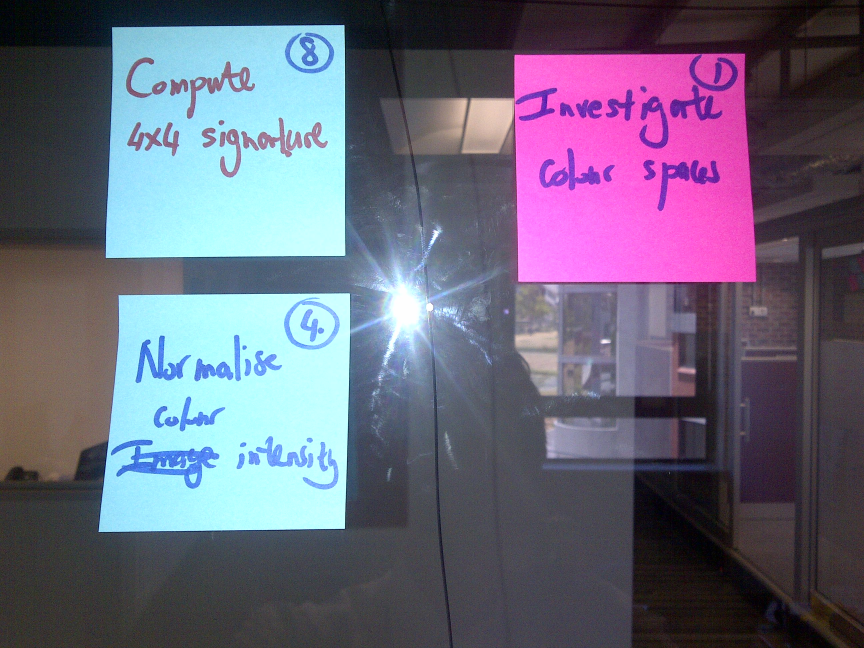
#> input picture test_data/IMG-20121206-00321.jpg, 2592 x 1944 px (shown at 1/3 size)
$ python -i test.py   (imports and definitions only)   (Python 2 division)
#> lines starting #> are read from the running program, lines starting #| are printed output that depends on the picture; after the words box and inside, x2 and y2 are one past the last pixel; in counts of white or black regions, pixels touching at a corner belong together
#This code analysis the similarity between Post-Its
#taken under different lighting conditions.


import cv2
import numpy as np

const_step = 80

#Returns the number of dark/black pixels in each 5X5 grid
#The two commented lines can replace the actual code,to enhance speed
#since for loops take time.
def blackCount(im):
	#row, col = im.shape[:2]
	b = 0
	for x in range(const_step):
		for y in range(const_step):
			if im[x,y] != 255:
				b += 1
	#return row*col - cv2.countNonZero(im)
	return b

#Return normalized version of signatures(between 0 and 1)
def normalize_signature(sign):
	return (sign-sign.min()) / (sign.max() - sign.min())


#5X5 grid of 400X400 image. Returns the image signature(1D array with 25 elements)
#Image shape must be square and dimensions must be a multiple of 5
def grid_signature(im):
	im_sign = np.zeros(25)
	for i in range(5):
		for j in range(5):
			im_temp = im[i*const_step:i*const_step + const_step:1 , j*const_step:j*const_step + const_step:1]	# 5X5 grid extract
			im_sign[i*5 + j] = blackCount(im_temp)
	im_sign = normalize_signature(im_sign)
	return im_sign


#Gets the signatures and checks for similarity
#Returns True for similar and False otherwise.
def compare(sign1,sign2):
	diff = abs(sign1-sign2)
	if diff.max() > 0.4:
		print ' not similar '
		return False
	else:
		print ' similar '
		return True

#Reads and converts a color image to grayscale, then to black and white.
#Also resizes the image. We process 400X400 square images.
def image_preprocessing(imageFilename):
#> called with imageFilename = 'test_data/IMG-20121206-00321.jpg'
	image = cv2.imread(imageFilename)
#> image is the input picture: shape (1944, 2592, 3); mean B, G, R 122.8, 102.2, 105.5
	gray = cv2.cvtColor(image,cv2.COLOR_BGR2GRAY)
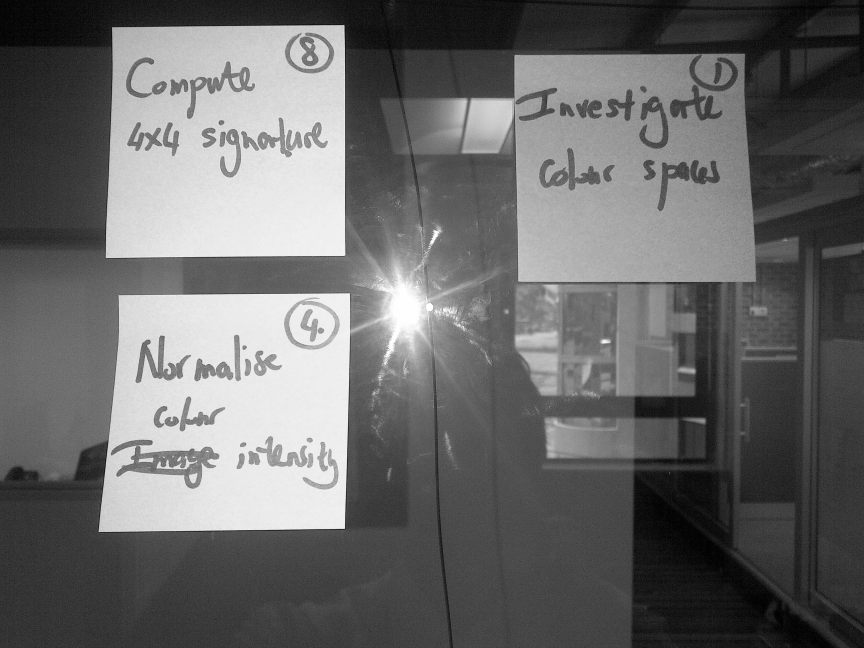
#> gray: shape (1944, 2592) (shown at 1/3 size); min 0, max 255, mean 105.6
	#Conversion to black and white.
	(thresh, im_bw) = cv2.threshold(gray, 128, 255, cv2.THRESH_BINARY | cv2.THRESH_OTSU)
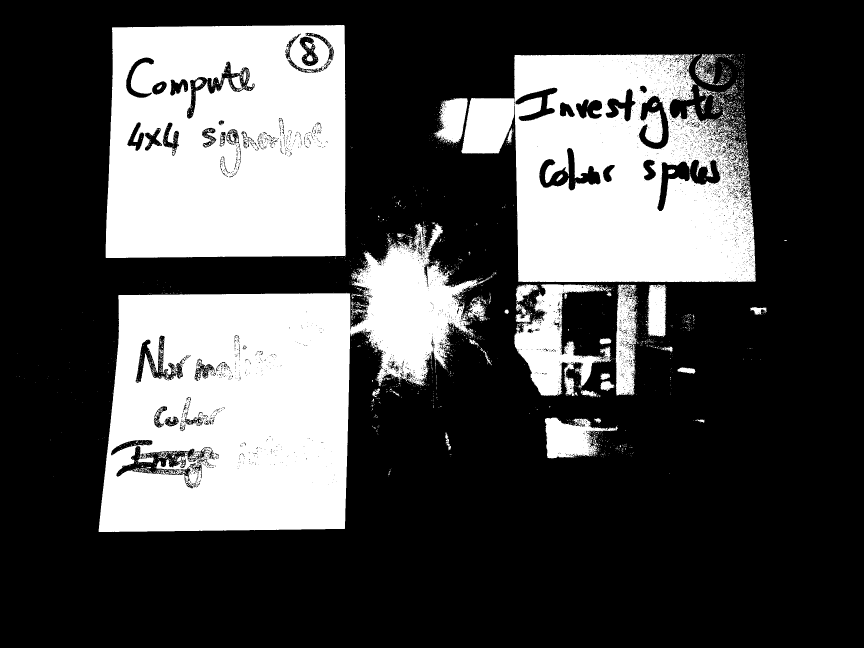
#> im_bw: shape (1944, 2592) (shown at 1/3 size); 30.9% white; 3108 white regions (2952 under 20 px), largest, box (x1, y1, x2, y2) and area: (296, 667, 1463, 1596) 571661, (317, 75, 1037, 774) 458845, (1543, 162, 2268, 846) 386921
#> thresh = 130
	im_bw = cv2.resize(im_bw,(400,400))
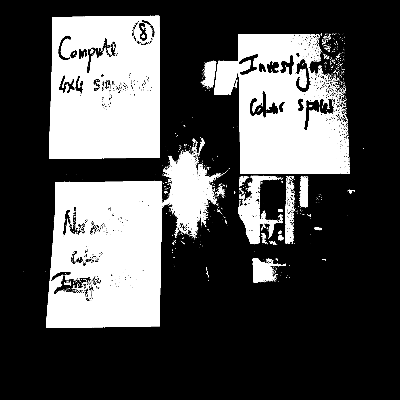
#> im_bw: shape (400, 400); min 0, max 255, mean 78.7
	return im_bw

#im1 and im2 are examples of some post-its. Try with some other examples as well.
#im1 = image_preprocessing('blue1b.jpg')
#im2 = image_preprocessing('pink1b.jpg')
#compare(grid_signature(im1), grid_signature(im2))

>>> result = image_preprocessing('test_data/IMG-20121206-00321.jpg')

$ run again, on test_data/IMG-20121206-00322.jpg
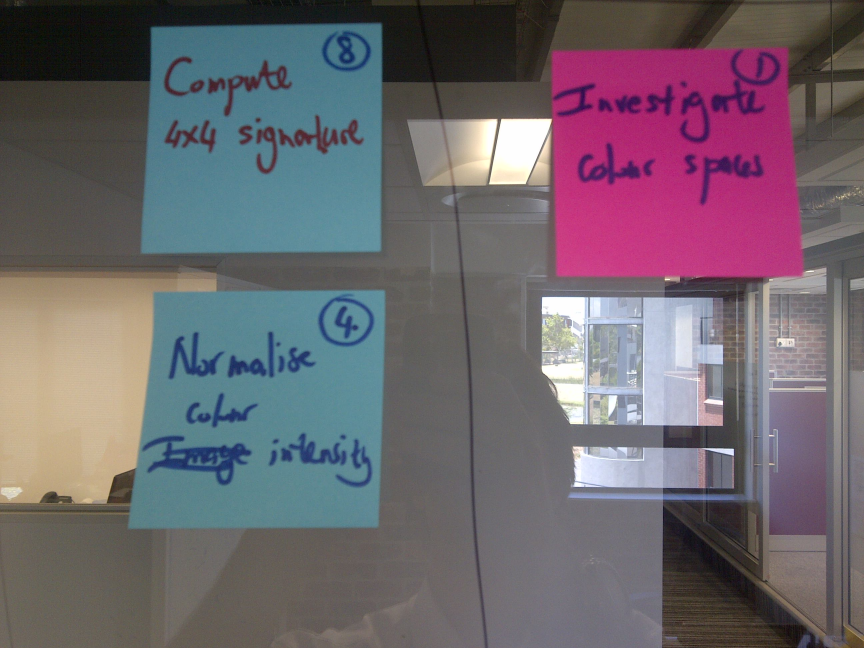
#> input picture test_data/IMG-20121206-00322.jpg, 2592 x 1944 px (shown at 1/3 size)
#> in image_preprocessing, image is the input picture: shape (1944, 2592, 3); mean B, G, R 109, 101.5, 109.7
#> in image_preprocessing, `(thresh, im_bw) = cv2.threshold(gray, 128, 255, cv2.THRESH_BINARY | cv..`:
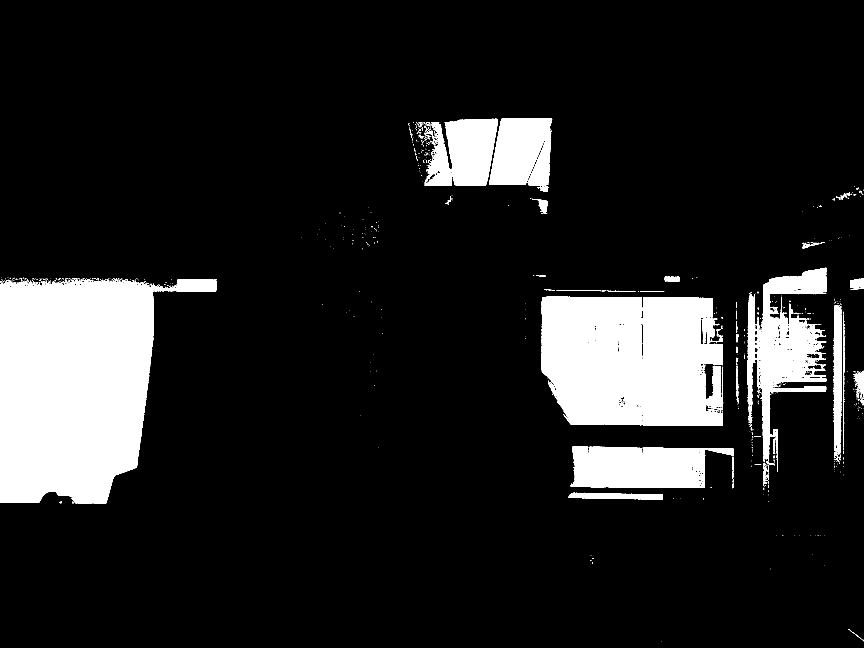
#> im_bw: shape (1944, 2592) (shown at 1/3 size); 13.3% white; 752 white regions (673 under 20 px), largest, box (x1, y1, x2, y2) and area: (0, 837, 649, 1511) 284812, (1624, 890, 2170, 1278) 189205, (2242, 803, 2480, 1416) 57035
#> thresh = 137
#> in image_preprocessing, `im_bw = cv2.resize(im_bw,(400,400))`:
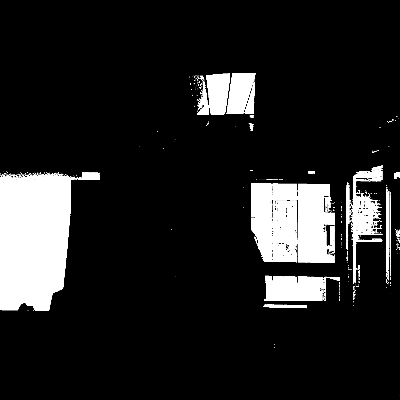
#> im_bw: shape (400, 400); min 0, max 255, mean 34

$ run again, on test_data/IMG-20130110-00368.jpg
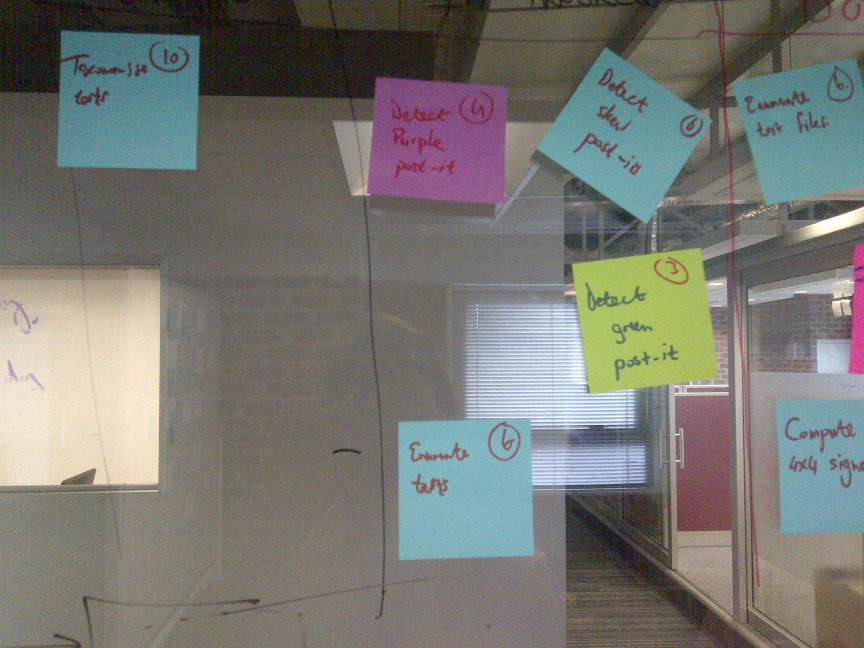
#> input picture test_data/IMG-20130110-00368.jpg, 2592 x 1944 px (shown at 1/3 size)
#> in image_preprocessing, image is the input picture: shape (1944, 2592, 3); mean B, G, R 114.7, 120.5, 120
#> in image_preprocessing, `(thresh, im_bw) = cv2.threshold(gray, 128, 255, cv2.THRESH_BINARY | cv..`:
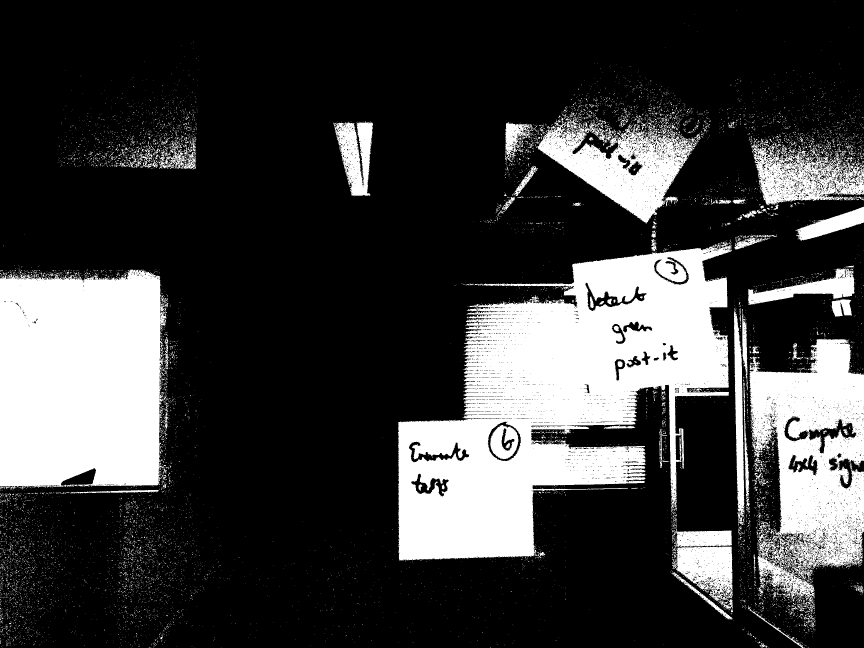
#> im_bw: shape (1944, 2592) (shown at 1/3 size); 24.1% white; 11392 white regions (10976 under 20 px), largest, box (x1, y1, x2, y2) and area: (1194, 729, 2196, 1682) 496695, (0, 809, 505, 1469) 299102, (2248, 1016, 2592, 1822) 164173
#> thresh = 139
#> in image_preprocessing, `im_bw = cv2.resize(im_bw,(400,400))`:
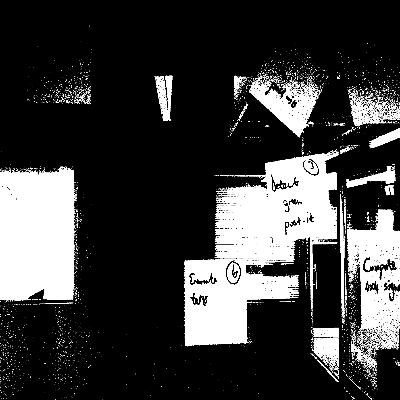
#> im_bw: shape (400, 400); min 0, max 255, mean 61.5

$ run again, on test_data/IMG-20130110-00369.jpg
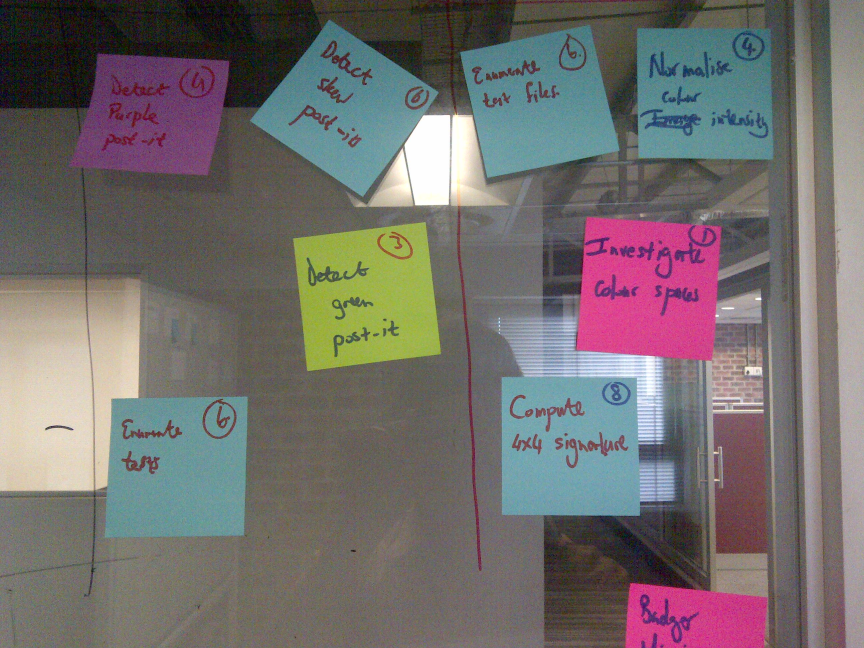
#> input picture test_data/IMG-20130110-00369.jpg, 2592 x 1944 px (shown at 1/3 size)
#> in image_preprocessing, image is the input picture: shape (1944, 2592, 3); mean B, G, R 109, 110.2, 114.9
#> in image_preprocessing, `(thresh, im_bw) = cv2.threshold(gray, 128, 255, cv2.THRESH_BINARY | cv..`:
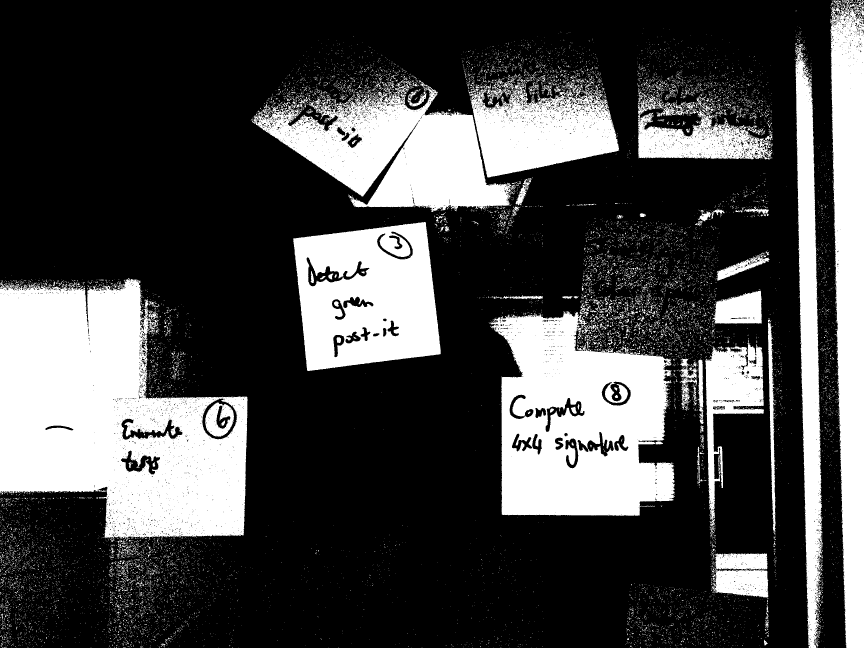
#> im_bw: shape (1944, 2592) (shown at 1/3 size); 28.6% white; 15997 white regions (15438 under 20 px), largest, box (x1, y1, x2, y2) and area: (0, 835, 743, 1617) 388248, (1471, 933, 2024, 1547) 238675, (761, 241, 1543, 636) 152399
#> thresh = 126
#> in image_preprocessing, `im_bw = cv2.resize(im_bw,(400,400))`:
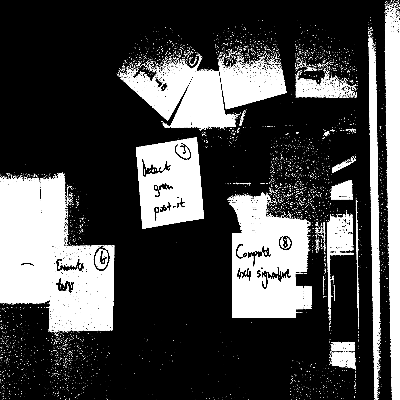
#> im_bw: shape (400, 400); min 0, max 255, mean 73
